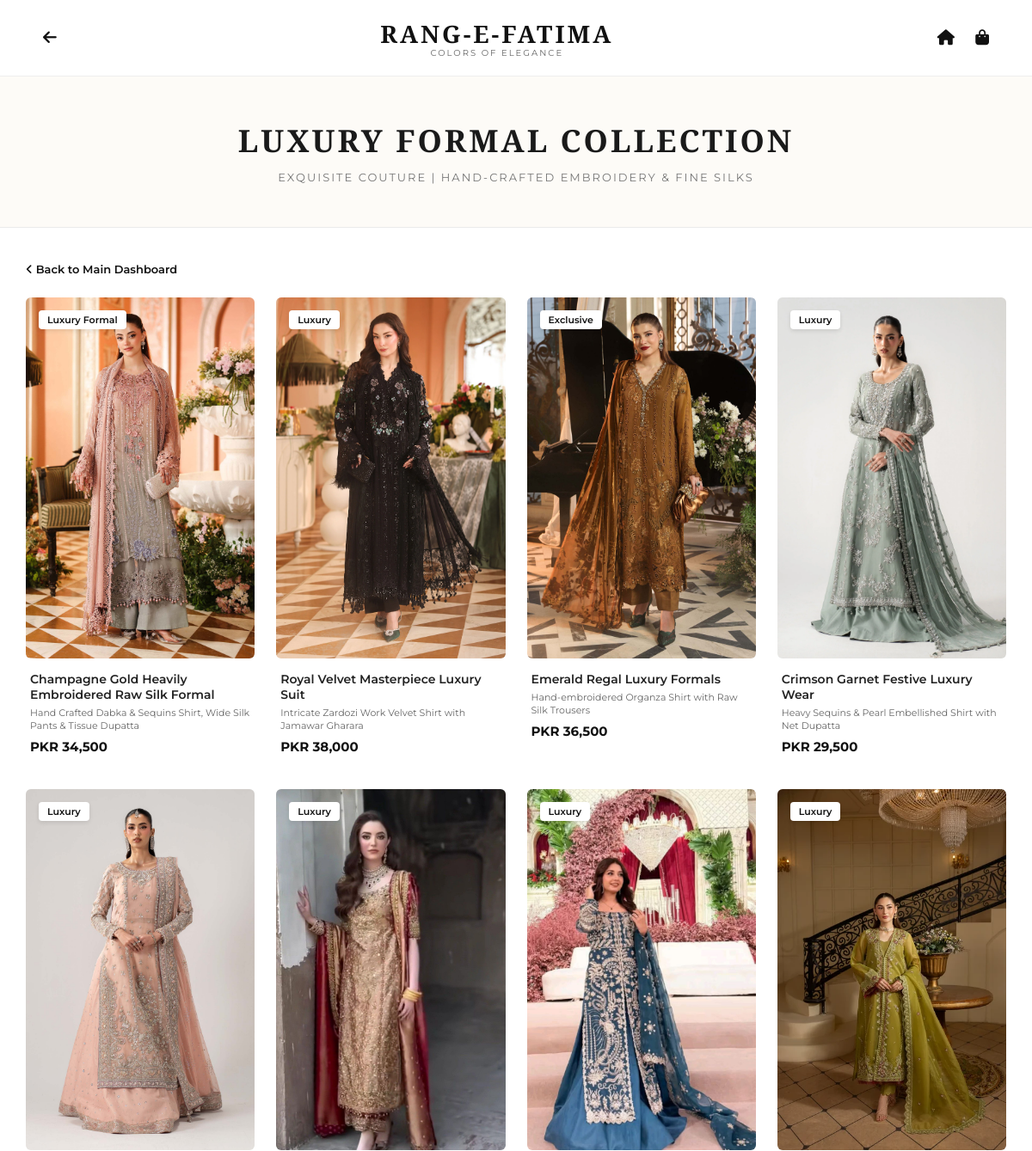
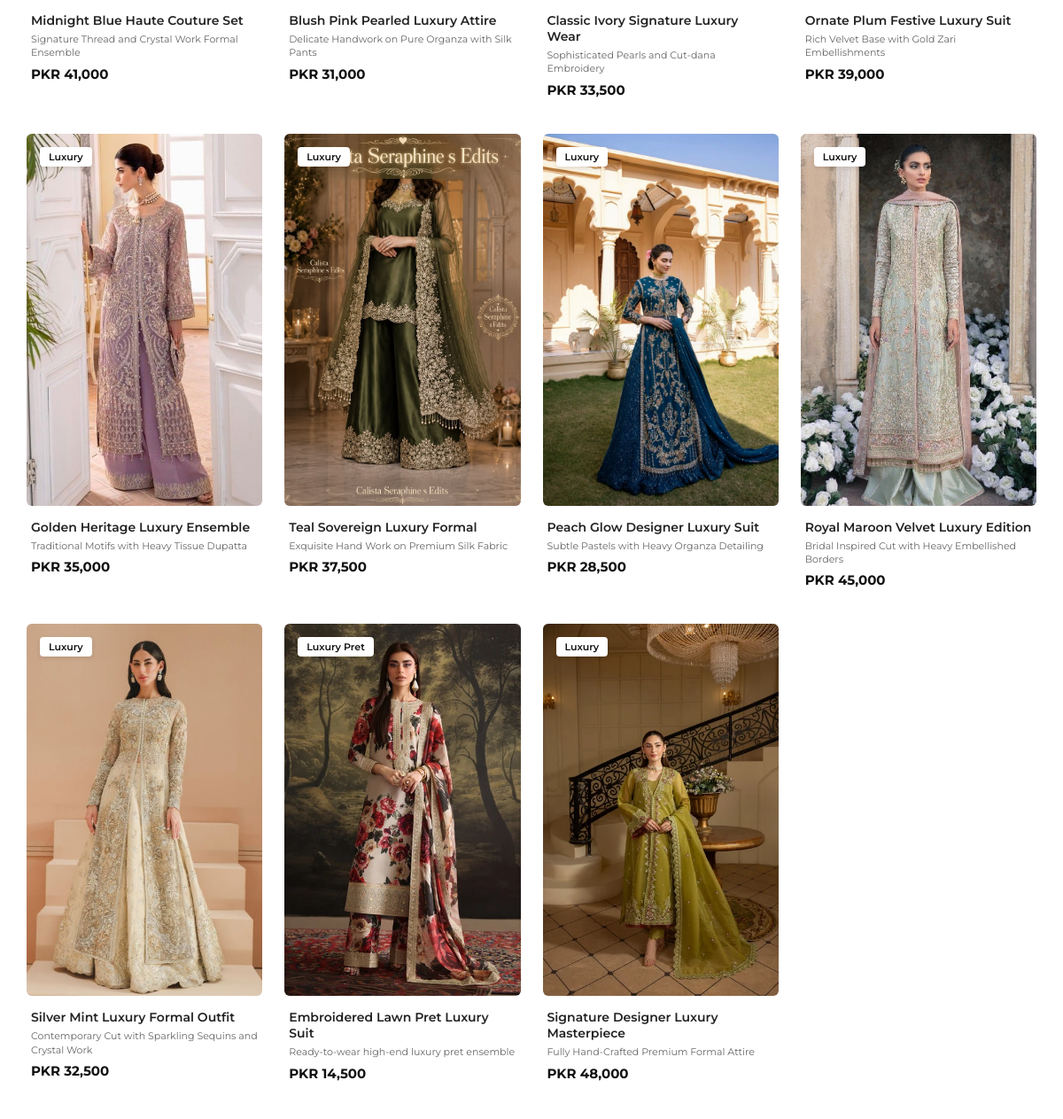
The page /luxury on the database its author committed (2 pictures, top to bottom).
### app.py (models this page shows, shortened)
class Product(db.Model):
    id = db.Column(db.Integer, primary_key=True)
    title = db.Column(db.String(200), nullable=False)
    details = db.Column(db.String(500), nullable=False)
    price = db.Column(db.String(50), nullable=False)
    tag = db.Column(db.String(50), nullable=False)
    image = db.Column(db.String(200), nullable=False)
    category = db.Column(db.String(50), nullable=False) # e.g., 'home', '2pcs', '3pcs', etc.

### app.py (the view)
@app.route('/luxury')
def luxury_page():
    products = Product.query.filter_by(category='luxury').all()
    return render_template('luxury.html', products=products)

### templates/luxury.html (shortened to what this page needs)
<!DOCTYPE html>
<html lang="en">
<head>
    <link rel="stylesheet" href="https://cdnjs.cloudflare.com/ajax/libs/font-awesome/6.4.0/css/all.min.css">
</head>
<body>
    <header class="main-header">
        <a href="/" class="icon-btn"><i class="fas fa-arrow-left"></i></a>
        <div class="brand-logo">
            <a href="/">
                <h1>RANG-E-FATIMA</h1>
                <p>COLORS OF ELEGANCE</p>
            </a>
        </div>
        <div>
            <a href="/" class="icon-btn"><i class="fas fa-home"></i></a>
            <a href="#" class="icon-btn"><i class="fas fa-shopping-bag"></i></a>
        </div>
    </header>
    <section class="page-header-banner">
        <h1>LUXURY FORMAL COLLECTION</h1>
        <p>Exquisite Couture | Hand-crafted Embroidery & Fine Silks</p>
    </section>
    <main class="container">
        <div class="back-nav">
            <a href="/"><i class="fas fa-angle-left"></i> Back to Main Dashboard</a>
        </div>
        <div class="product-grid">
            {% for item in products %}
            <div class="product-card">
                <a href="{{ url_for('product_detail', product_id=item.id) }}" class="product-card-link">
                    <div class="card-image-box">
                        <span class="badge">{{ item.tag }}</span>
                        <img src="{{ url_for('static', filename=item.image) }}" alt="{{ item.title }}">
                    </div>
                    <div class="product-info">
                        <h3 class="product-title">{{ item.title }}</h3>
                        <p class="product-details">{{ item.details }}</p>
                        <p class="product-price">{{ item.price }}</p>
                    </div>
                </a>
            </div>
            {% else %}
            <p>No Luxury Suits added yet.</p>
            {% endfor %}
        </div>
    </main>
</body>
</html>

### templates/luxury.html (style rules this page uses)
* { margin: 0; padding: 0; box-sizing: border-box; font-family: 'Montserrat', sans-serif; }
body { background-color: #ffffff; color: #111111; }
.main-header { display: flex; justify-content: space-between; align-items: center; padding: 20px 40px; border-bottom: 1px solid #eeeeee; background: #ffffff; position: sticky; top: 0; z-index: 100; }
.brand-logo a { text-decoration: none; color: #111111; text-align: center; display: block; }
.brand-logo h1 { font-family: 'Cinzel', serif; font-size: 28px; font-weight: 700; letter-spacing: 3px; text-transform: uppercase; }
.brand-logo p { font-size: 10px; letter-spacing: 2px; color: #666; margin-top: -3px; }
.icon-btn { background: none; border: none; font-size: 18px; color: #111111; margin: 0 10px; cursor: pointer; text-decoration: none; }
.page-header-banner { background: #fdfbf7; padding: 50px 20px; text-align: center; border-bottom: 1px solid #ebebeb; }
.page-header-banner h1 { font-family: 'Cinzel', serif; font-size: 36px; margin-bottom: 10px; letter-spacing: 3px; color: #1a1a1a; }
.page-header-banner p { font-size: 13px; color: #777; letter-spacing: 2px; text-transform: uppercase; }
.container { max-width: 1400px; margin: 40px auto; padding: 0 30px; }
.back-nav { margin-bottom: 25px; font-size: 13px; }
.back-nav a { color: #111; text-decoration: none; font-weight: 600; }
.product-grid { display: grid; grid-template-columns: repeat(4, 1fr); gap: 25px; }
.product-card { background: #ffffff; cursor: pointer; }
.product-card-link { text-decoration: none; color: inherit; display: block; }
.card-image-box { position: relative; overflow: hidden; background: #f7f7f7; border-radius: 6px; }
.card-image-box img { width: 100%; height: 420px; object-fit: cover; display: block; transition: transform 0.5s ease; }
.badge { position: absolute; top: 15px; left: 15px; background: #ffffff; padding: 4px 10px; font-size: 11px; font-weight: 600; border-radius: 4px; box-shadow: 0 2px 5px rgba(0,0,0,0.1); z-index: 2; }
.product-info { padding: 15px 5px; }
.product-title { font-size: 14px; font-weight: 600; margin-bottom: 5px; color: #222222; }
.product-details { font-size: 11px; color: #666666; margin-bottom: 6px; line-height: 1.4; }
.product-price { font-size: 15px; font-weight: 700; color: #111111; }

### rows shown on the page
Product: tag "Luxury Formal", image (picture), title "Champagne Gold Heavily Embroidered Raw Silk Formal", details "Hand Crafted Dabka & Sequins Shirt, Wide Silk Pants & Tissue Dupatta", price "PKR 34,500"
Product: tag "Luxury", image (picture), title "Royal Velvet Masterpiece Luxury Suit", details "Intricate Zardozi Work Velvet Shirt with Jamawar Gharara", price "PKR 38,000"
Product: tag "Exclusive", image (picture), title "Emerald Regal Luxury Formals", details "Hand-embroidered Organza Shirt with Raw Silk Trousers", price "PKR 36,500"
Product: tag "Luxury", image (picture), title "Crimson Garnet Festive Luxury Wear", details "Heavy Sequins & Pearl Embellished Shirt with Net Dupatta", price "PKR 29,500"
Product: tag "Luxury", image (picture), title "Midnight Blue Haute Couture Set", details "Signature Thread and Crystal Work Formal Ensemble", price "PKR 41,000"
Product: tag "Luxury", image (picture), title "Blush Pink Pearled Luxury Attire", details "Delicate Handwork on Pure Organza with Silk Pants", price "PKR 31,000"
Product: tag "Luxury", image (picture), title "Classic Ivory Signature Luxury Wear", details "Sophisticated Pearls and Cut-dana Embroidery", price "PKR 33,500"
Product: tag "Luxury", image (picture), title "Ornate Plum Festive Luxury Suit", details "Rich Velvet Base with Gold Zari Embellishments", price "PKR 39,000"
Product: tag "Luxury", image (picture), title "Golden Heritage Luxury Ensemble", details "Traditional Motifs with Heavy Tissue Dupatta", price "PKR 35,000"
Product: tag "Luxury", image (picture), title "Teal Sovereign Luxury Formal", details "Exquisite Hand Work on Premium Silk Fabric", price "PKR 37,500"
Product: tag "Luxury", image (picture), title "Peach Glow Designer Luxury Suit", details "Subtle Pastels with Heavy Organza Detailing", price "PKR 28,500"
Product: tag "Luxury", image (picture), title "Royal Maroon Velvet Luxury Edition", details "Bridal Inspired Cut with Heavy Embellished Borders", price "PKR 45,000"
Product: tag "Luxury", image (picture), title "Silver Mint Luxury Formal Outfit", details "Contemporary Cut with Sparkling Sequins and Crystal Work", price "PKR 32,500"
Product: tag "Luxury Pret", image (picture), title "Embroidered Lawn Pret Luxury Suit", details "Ready-to-wear high-end luxury pret ensemble", price "PKR 14,500"
Product: tag "Luxury", image (picture), title "Signature Designer Luxury Masterpiece", details "Fully Hand-Crafted Premium Formal Attire", price "PKR 48,000"
